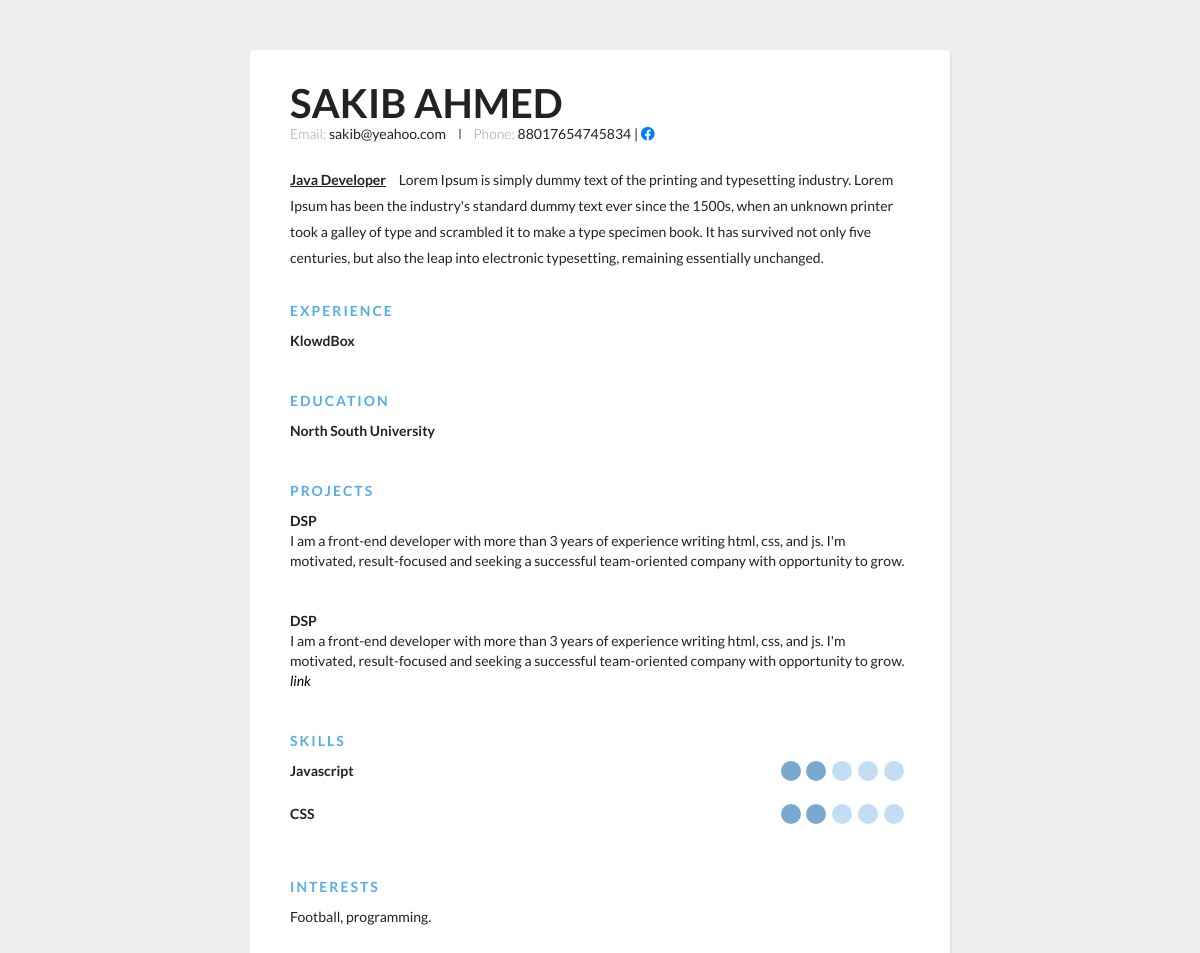
Page /2/ on the committed database.
### pdf/models.py (models this page shows, shortened)
class Profile(models.Model):
    name = models.CharField(max_length=50)
    title = models.CharField(max_length=40, blank=True, null=True)
    email = models.EmailField(max_length=254)
    about = models.TextField(max_length = 1000)
    previous_work = models.TextField()
    phone = models.IntegerField()
    university = models.CharField(max_length=100, blank=True, null=True)
    facebook_url = models.URLField(max_length=200)

### pdf/views.py (the view)
# urls.py: path('<int:id>/',resume, name="resume")
def resume(request, id):
    user_profile = Profile.objects.get(pk=id)
    return render(request, 'pdf/resume.html', {'user_profile':user_profile})

### pdf/templates/pdf/resume.html (shortened to what this page needs)
{% load static %}
<!DOCTYPE html>
<html lang="en" class="no-js">
<head>
  <link rel="stylesheet" href="https://maxcdn.bootstrapcdn.com/bootstrap/4.0.0/css/bootstrap.min.css">
    <link rel="stylesheet" href="{% static "pdf/style.css" %}" />
    <link rel="stylesheet" href="https://cdnjs.cloudflare.com/ajax/libs/font-awesome/5.15.3/css/all.min.css">
</head>
<body>
    <div class="container">
        <div class="header">
            <div class="full-name">
            <span class="first-name">{{user_profile.name}}</span>
            </div>
            <div class="contact-info">
            <span class="email">Email: </span>
            <span class="email-val">{{user_profile.email}}</span>
            <span class="separator"></span>
            <span class="phone">Phone: </span>
            <span class="phone-val">{{user_profile.phone}}</span>
             | <a href="{{user_profile.facebook_url}}"><i class="fab fa-facebook"></i></a>
            </div>
            <div class="about">
            <span class="position">{{ user_profile.title }}</span>
            <span class="desc">
                {{user_profile.about}}
            </span>
            </div>
        </div>
        <div class="details">
            <div class="section">
            <div class="section__title">Experience</div>
            <div class="section__list">
                <div class="section__list-item">
                    <div class="left">
                        <div class="name">KlowdBox</div>
                    </div>
                </div>
            </div>
        </div>
            <div class="section">
            <div class="section__title">Education</div>
            <div class="section__list">
                <div class="section__list-item">
                    <div class="left">
                        <div class="name">{{user_profile.university}}</div>
                    </div>
                </div>
            </div>
        </div>
            <div class="section">
            <div class="section__title">Projects</div>
            <div class="section__list">
                <div class="section__list-item">
                <div class="name">DSP</div>
                <div class="text">I am a front-end developer with more than 3 years of experience writing html, css, and js. I'm motivated, result-focused and seeking a successful team-oriented company with opportunity to grow.</div>
                </div>
                <div class="section__list-item">
                            <div class="name">DSP</div>
                <div class="text">I am a front-end developer with more than 3 years of experience writing html, css, and js. I'm motivated, result-focused and seeking a successful team-oriented company with opportunity to grow. <a href="/login">link</a>
                </div>
                </div>
            </div>
            </div>
            <div class="section">
            <div class="section__title">Skills</div>
            <div class="skills">
                <div class="skills__item">
                <div class="left"><div class="name">
                    Javascript
                    </div></div>
                <div class="right">
                    <label for="ck1"></label>
                    <label for="ck2"></label>
                    <label for="ck3"></label>
                    <label for="ck4"></label>
                    <label for="ck5"></label>
                </div>
                </div>
            </div>
            <div class="skills__item">
                <div class="left"><div class="name">
                    CSS</div></div>
                <div class="right">
                    <label for="ck1"></label>
                    <label for="ck2"></label>
                    <label for="ck3"></label>
                    <label for="ck4"></label>
                    <label for="ck5"></label>
                </div>
                </div>
            </div>
            <div class="section">
            <div class="section__title">
            Interests
            </div>
            <div class="section__list">
                <div class="section__list-item">
                        Football, programming.
                </div>
            </div>
            </div>
            </div>
        </div>
</body>
</html>

### pdf/static/pdf/style.css (style rules this page uses)
body { padding: 0; margin: 0; background-color: cadetblue; }
.container { background-color: darkgray; padding: 10px; border-radius: 5px; }
* { margin: 0; padding: 0; box-sizing: border-box; }
html { height: 100%; }
body { min-height: 100%; background: #eee; font-family: "Lato", sans-serif; font-weight: 400; color: #222; font-size: 14px; line-height: 26px; padding-bottom: 50px; }
.container { max-width: 700px; background: #fff; margin: 0px auto 0px; box-shadow: 1px 1px 2px #DAD7D7; border-radius: 3px; padding: 40px; margin-top: 50px; }
.header { margin-bottom: 30px; }
.header .full-name { font-size: 40px; text-transform: uppercase; margin-bottom: 5px; }
.header .first-name { font-weight: 700; }
.header .contact-info { margin-bottom: 20px; }
.header .email, .header .phone { color: #999; font-weight: 300; }
.header .separator { height: 10px; display: inline-block; border-left: 2px solid #999; margin: 0px 10px; }
.header .position { font-weight: bold; display: inline-block; margin-right: 10px; text-decoration: underline; }
.details { line-height: 20px; }
.details .section { margin-bottom: 40px; }
.details .section:last-of-type { margin-bottom: 0px; }
.details .section__title { letter-spacing: 2px; color: #54AFE4; font-weight: bold; margin-bottom: 10px; text-transform: uppercase; }
.details .section__list-item { margin-bottom: 40px; }
.details .section__list-item:last-of-type { margin-bottom: 0; }
.details .left, .details .right { vertical-align: top; display: inline-block; }
.details .left { width: 60%; }
.details .right { text-align: right; width: 39%; }
.details .name { font-weight: bold; }
.details a { text-decoration: none; color: #000; font-style: italic; }
.details .skills__item { margin-bottom: 10px; }
.details .skills__item .right label { display: inline-block; width: 20px; height: 20px; background: #C3DEF3; border-radius: 20px; margin-right: 3px; }
.details .skills__item .right input:checked + label { background: #79A9CE; }

### rows in the picture
Profile: name "SAKIB AHMED", email "sakib@yeahoo.com", phone "88017654745834", title "Java Developer", about "Lorem Ipsum is simply dummy text of the printing and typesetting industry. Lorem Ipsum has been the industry's standard dummy text ever since the 1500s, when an unknown printer took a galley of type and scrambled it to make a type specimen book. It has survived not only five centuries, but also the leap into electronic typesetting, remaining essentially unchanged.", university "North South University"
